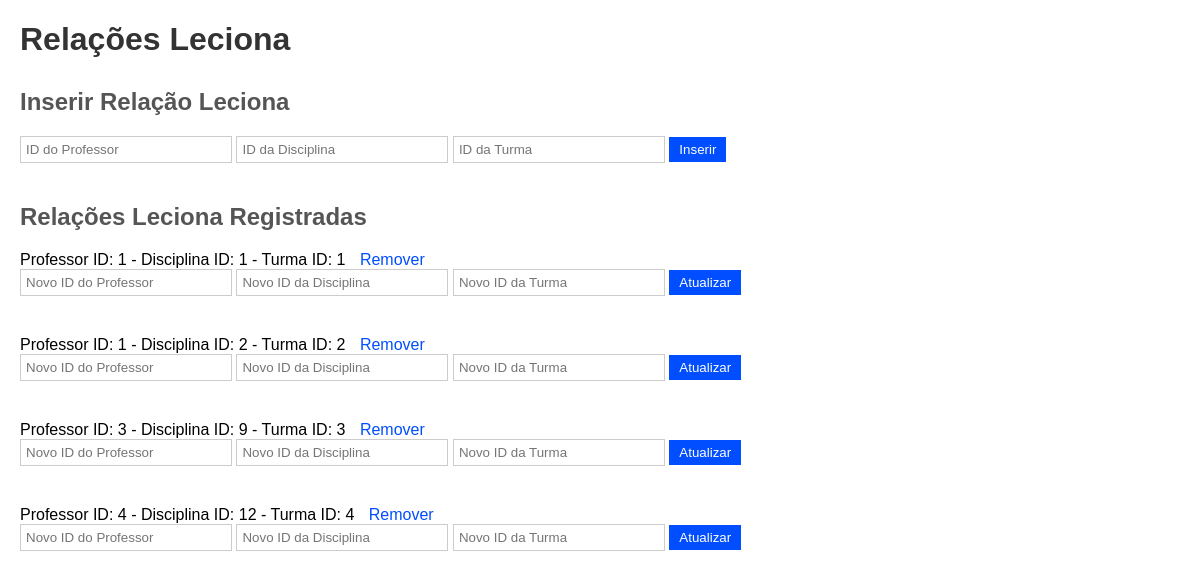
Page /leciona on the committed database.
### tables this page shows
CREATE TABLE leciona (
                    professor_id INTEGER,
                    disciplina_id INTEGER,
                    turma_id INTEGER,
                    FOREIGN KEY (professor_id) REFERENCES professor (id),
                    FOREIGN KEY (disciplina_id) REFERENCES disciplina (id),
                    FOREIGN KEY (turma_id) REFERENCES turma (id)
                );

### app.py (the view)
@app.route('/leciona')
def lecionas():
    conn = sqlite3.connect('sistema_de_matriculas.db')
    cursor = conn.cursor()
    cursor.execute("SELECT * FROM leciona")
    lecionas = cursor.fetchall()
    conn.close()
    return render_template('leciona.html', lecionas=lecionas)

### templates/leciona.html (shortened to what this page needs)
<!DOCTYPE html>
<html>
<head>
    <link rel="stylesheet" type="text/css" href="{{ url_for('static', filename='styles.css') }}">
</head>
<body>
    <h1>Relações Leciona</h1>
    <h2>Inserir Relação Leciona</h2>
    <form action="/inserir_leciona" method="post">
        <input type="text" name="professor_id" placeholder="ID do Professor" required>
        <input type="text" name="disciplina_id" placeholder="ID da Disciplina" required>
        <input type="text" name="turma_id" placeholder="ID da Turma" required>
        <input type="submit" value="Inserir">
    </form>
    <h2>Relações Leciona Registradas</h2>
    <ul>
    {% for leciona in lecionas %}
        <li>
            Professor ID: {{ leciona[0] }} - Disciplina ID: {{ leciona[1] }} - Turma ID: {{ leciona[2] }}
            <a href="/remover_leciona/{{ leciona[0] }}/{{ leciona[1] }}/{{ leciona[2] }}">Remover</a><br>
            <form action="/atualizar_leciona/{{ leciona[0] }}/{{ leciona[1] }}/{{ leciona[2] }}" method="post" style="display: inline-block;">
                <input type="text" name="professor_id" placeholder="Novo ID do Professor" required>
                <input type="text" name="disciplina_id" placeholder="Novo ID da Disciplina" required>
                <input type="text" name="turma_id" placeholder="Novo ID da Turma" required>
                <input type="submit" value="Atualizar">
            </form>
        </li>
    {% endfor %}
    </ul>
</body>
</html>

### static/styles.css (style rules this page uses)
body { font-family: Arial, sans-serif; margin: 20px; padding: 0; }
h1 { color: #333; }
h2 { color: #555; margin-top: 30px; }
form { margin-bottom: 20px; }
input[type="text"], input[type="email"], input[type="date"] { width: 200px; padding: 5px; margin-bottom: 10px; border: 1px solid #ccc; }
input[type="submit"] { padding: 5px 10px; background-color: #004eff; color: #fff; border: none; cursor: pointer; }
ul { list-style-type: none; margin: 0; padding: 0; }
li { margin-bottom: 10px; }
a { color: #004eff; text-decoration: none; margin-left: 10px; }

### rows in the picture
leciona: professor "1", disciplina "1", turma "1"
leciona: professor "1", disciplina "2", turma "2"
leciona: professor "3", disciplina "9", turma "3"
leciona: professor "4", disciplina "12", turma "4"
